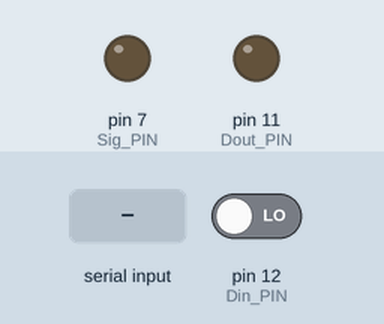
Recording of a sketch running on a simulated Arduino Uno, built with avr-gcc and run on an emulated ATmega328P. Shown: output pins drawn as LEDs (lit = HIGH). Inputs (shaded band) come from the test bench; at power-on: pin 12 (Din_PIN) LOW. Pins used as bus, display or sensor lines are not drawn; what the sketch prints to the serial monitor is not drawn.

Above: at 1.2 s.
1.3 s: "1" received over Serial
At 3.9 s:
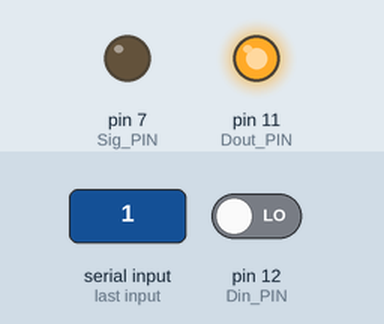
4.3 s: byte 97 ('a') received over Serial
7.3 s: byte 98 ('b') received over Serial
At 7.9 s:
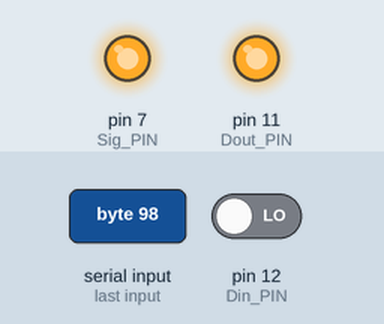
10.3 s: "90,45\n" received over Serial
At 11.6 s:
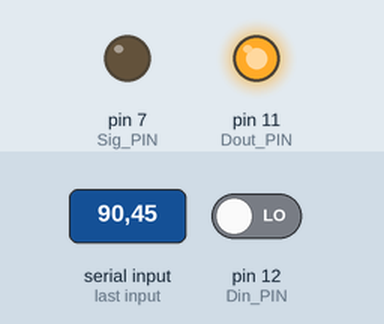
13.3 s: "30,150\n" received over Serial
At 15.5 s:
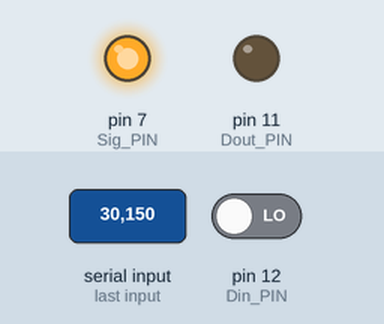
16.3 s: "3" received over Serial
At 17.8 s:
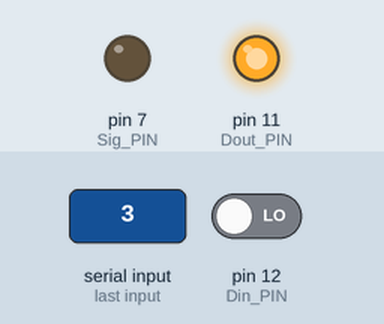
Timing chart, 0 to 20.3 s (numbered marks = the images above; inputs shaded):
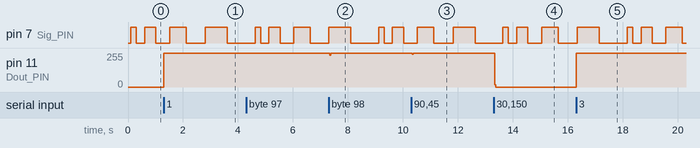

The sketch:

arduino.ino
```cpp
/* Glove reader - MCP3208
 *
 * Author: Alexis Devillard
 * Date: 10/06/2019
 *
 * Inspired by : https://playground.arduino.cc/Code/MCP3208/
 *
 */

 /*
  PINOUT:  MCP3208 => Arduino
  -------   ___
  CH_7 | 1 | u | 16 | Vdd  - 5V
  CH_6 | 2 |   | 15 | Vref - 5V
  CH_5 | 3 |   | 14 | Agnd - GND
  CH_4 | 4 |   | 13 | Dclk - 13 (CLCK)
  CH_3 | 5 |   | 12 | Dout_PIN - 12 (MISO)
  CH_2 | 6 |   | 11 | Din  - 11 (MOSI)
  CH_1 | 7 |   | 10 | /CS  - 8-10
  CH_0 | 8 |___| 9  | Dgnd - GND

  */


#define Sig_PIN 7  //Signal pin
#define CS0_PIN 8  //Select Pin
#define CS1_PIN 9  //Select Pin
#define CS2_PIN 10 //Select Pin

#define Dout_PIN 11 //MOSI
#define Din_PIN  12 //MISO
#define Dclk_PIN 13 //Clock

unsigned long t;
unsigned long dt=101;

int readvalue[23];
bool signal=false;

int read_adc(int channel, int CSpin)
{
    int adcvalue = 0;
    // Command bits:
    // -----------   | start |  mode |    Channel to read    |       dont care       |
    //mode:-single:1 |-------|-------|-------|-------|-------|-------|-------|-------|
    //     -diff  :0 |   1   |   1   |  CHN  |  CHN  |  CHN  |   -   |   -   |   -   |
    byte commandbits = B11000000;
    //allow channel selection
    commandbits|=(channel<<3);

    digitalWrite(CSpin,LOW); //Select adc

    // setup bits to be written
    for (int i=7; i>=3; i--)
    {
      digitalWrite(Dout_PIN,commandbits&1<<i);
      //cycle clock
      digitalWrite(Dclk_PIN,HIGH);
      digitalWrite(Dclk_PIN,LOW);
    }

    //ignores 2 null bits
    digitalWrite(Dclk_PIN,HIGH);
    digitalWrite(Dclk_PIN,LOW);
    digitalWrite(Dclk_PIN,HIGH);
    digitalWrite(Dclk_PIN,LOW);

    //read bits from adc
    for (int i=11; i>=0; i--)
    {
      adcvalue += digitalRead(Din_PIN)<<i;
      //cycle clock
      digitalWrite(Dclk_PIN,HIGH);
      digitalWrite(Dclk_PIN,LOW);
    }
    digitalWrite(CSpin, HIGH); //turn off device
    return adcvalue;
}

void setup()
{
    //set pin modes
    pinMode(CS0_PIN, OUTPUT);
    pinMode(CS1_PIN, OUTPUT);
    pinMode(CS2_PIN, OUTPUT);
    pinMode(Dout_PIN, OUTPUT);
    pinMode(Din_PIN , INPUT);
    pinMode(Dclk_PIN, OUTPUT);
    pinMode(Sig_PIN, OUTPUT);

    //disable device to start with
    digitalWrite(CS0_PIN,HIGH);
    digitalWrite(CS1_PIN,HIGH);
    digitalWrite(CS2_PIN,HIGH);
    digitalWrite(Dout_PIN,LOW);
    digitalWrite(Dclk_PIN,LOW);

    t = millis();
    Serial.begin(9600);
}


void loop()
{
  char c = -1;
  if(Serial.available() > 0)
  {
    c = Serial.read();
  }
  switch(c)
  {
    case -1:
    //nothing
    break;

    case '0':
    case '1':
    case '2':
    case '3':
    case '4':
    case '5':
    case '6':
    case '7':
    case '8':
    case '9':
    {
      int i = c - '0';
      readvalue[0] = read_adc(i%8, CS0_PIN + i/8);
      Serial.write((char*)readvalue,2);
    }
    break;
    case 'a':
    {
      for(int i = 0 ; i<10 ; i++)
        readvalue[i] = read_adc(i%8, CS0_PIN + i/8);
      readvalue[10]=(int)signal;
      Serial.write((char*)readvalue, 2*11);

      //Serial.println("\n"+String(readvalue[10]));
    }
    break;
    case 'b':
    {
      for(int i = 0 ; i<24 ; i++)
        readvalue[i] = read_adc(i%8, CS0_PIN + i/8);

      Serial.write((char*)readvalue, 2*23);

    }
    break;

    default:
    //nothing
    break;


  }
  if(millis()-t>dt)
  {
    dt += 100;
    dt %= 1000;
    t =millis();
    signal=!signal;
    digitalWrite(Sig_PIN, signal);
  }


  delay(1);
}
```

Measured:
- after the input at 1.3 s, pin 11 (Dout_PIN): 0/255 → 255/255 at once
- after the input at 7.3 s, pin 11 (Dout_PIN): 255/255 → 240/255 at once, → 255/255 0.04 s later
- after the input at 10.3 s, pin 11 (Dout_PIN): 255/255 → 247/255 after 0.05 s, → 255/255 0.04 s later
- after the input at 13.3 s, pin 11 (Dout_PIN): 255/255 → 0/255 at once
- after the input at 16.3 s, pin 11 (Dout_PIN): 0/255 → 255/255 at once
